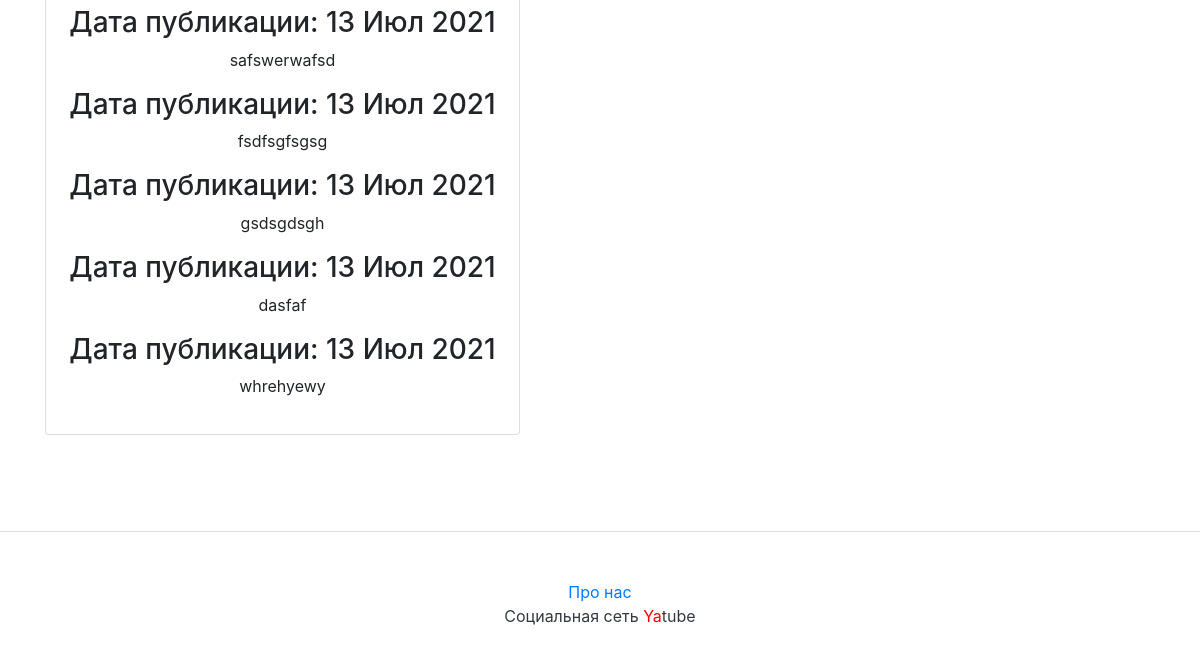
The app's page /profile/anton/ (lower part), older data.
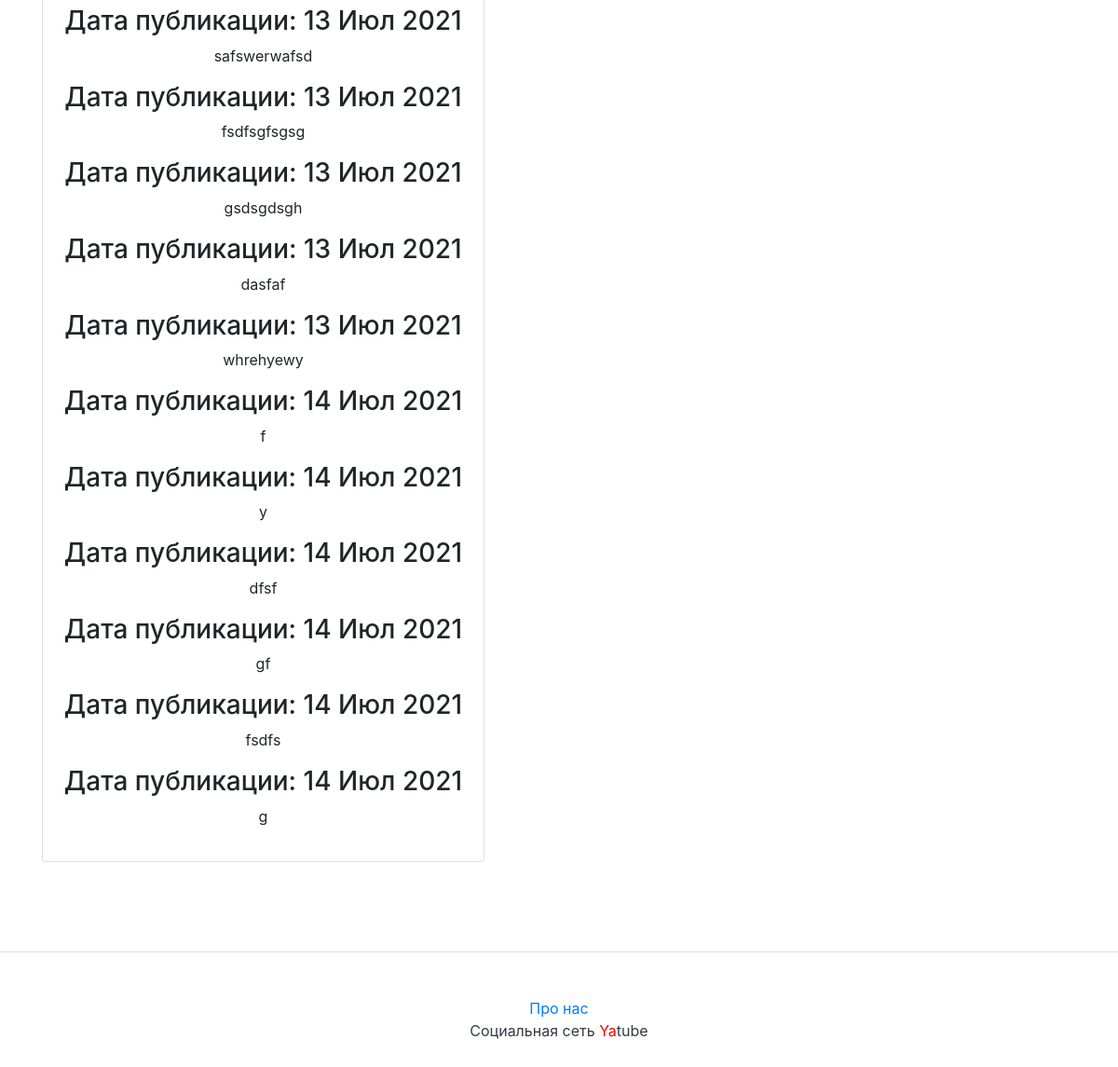
The same page, newer data.
### posts/models.py (models this page shows, shortened)
class Post(models.Model):
    text=models.CharField(max_length=25,null=True,verbose_name='введите текст' )
    pub_date=models.DateTimeField('date published',auto_now_add=True,)  #db_index=True для оптимизации#
    author=models.ForeignKey(User, on_delete=models.CASCADE, null=True,related_name='posts')
    image=models.ImageField(upload_to='posts/',blank=True,null=True)

### posts/views.py (the view)
# urls.py: path("profile/<str:username>/", profile, name="profilee"),
def profile(request, username,):
    userProfile = User.objects.get(username=username)
    tak=Post.objects.filter(author__username=username)
    data = {
        "author": userProfile, 'tak':tak
    }
    return render(request, "authorprofile.html", data)

### templates/authorprofile.html (shortened to what this page needs)
{% extends "base.html" %}
{% load static %}
{% block content %}
<div class="pt-5 mt-5 pb-5 mb-5">
  <div class="container">
    <div class="main-body">
      <div class="row gutters-sm">
        <div class="col-md-14 mb-6">
          <div class="card">
            <div class="card-body">
              <div class="d-flex flex-column align-items-center text-center">
                <div class="mt-3">
    {% for post in tak %}
    <h3>
Дата публикации: {{ post.pub_date|date:"d M Y" }}
    </h3>
    <p>{{ post.text|linebreaksbr }}</p>
    {% endfor %}
{% endblock content %}

Row changes from the older to the newer data that the page shows:
added Post: pub_date "14 Июл 2021", text "f"
added Post: pub_date "14 Июл 2021", text "y"
added Post: pub_date "14 Июл 2021", text "dfsf"
added Post: pub_date "14 Июл 2021", text "gf"
added Post: pub_date "14 Июл 2021", text "fsdfs"
added Post: pub_date "14 Июл 2021", text "g"
